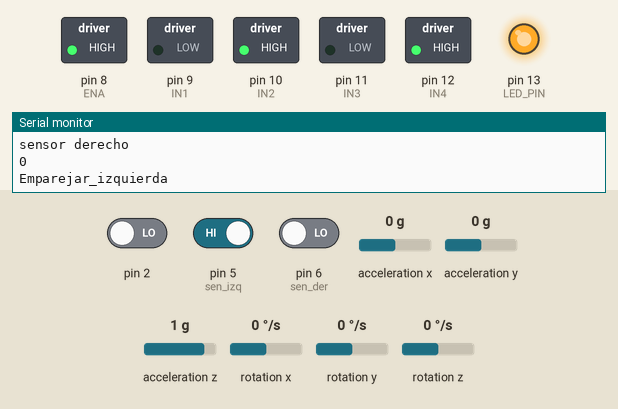
This sketch was run on a simulated Arduino Uno, built with avr-gcc and run on an emulated ATmega328P. Shown: switched loads named in the sketch (green lamp = pin HIGH), output pins drawn as LEDs (lit = HIGH), the last lines printed to the serial monitor. Dashed ring = blinking. Inputs (shaded band) come from the test bench; at power-on: pin 5 (sen_izq) HIGH, pin 6 (sen_der) LOW, pin 2 LOW, acceleration x 0 g, acceleration y 0 g, acceleration z 1 g, rotation x 0 °/s, rotation y 0 °/s, rotation z 0 °/s. The sensor or clock chip raises its interrupt line as the real part does.

Above: at 4.78 s.
4.8 s: pin 5 (sen_izq) driven LOW
At 5.8 s:
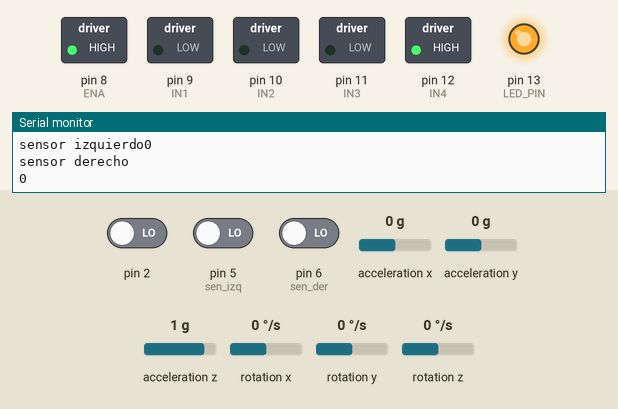
6.3 s: pin 6 (sen_der) driven HIGH
At 6.88 s:
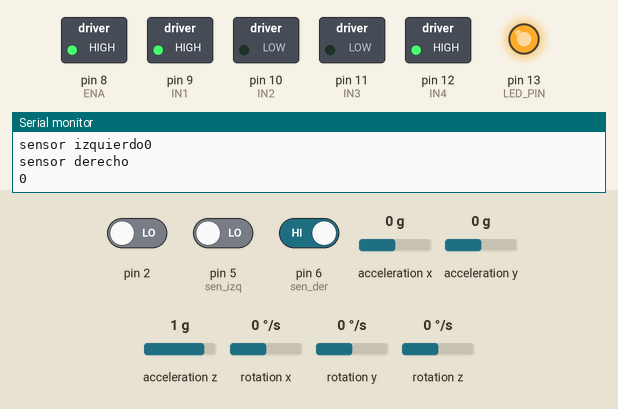
9.8 s: pin 5 (sen_izq) driven HIGH
At 11.1 s:
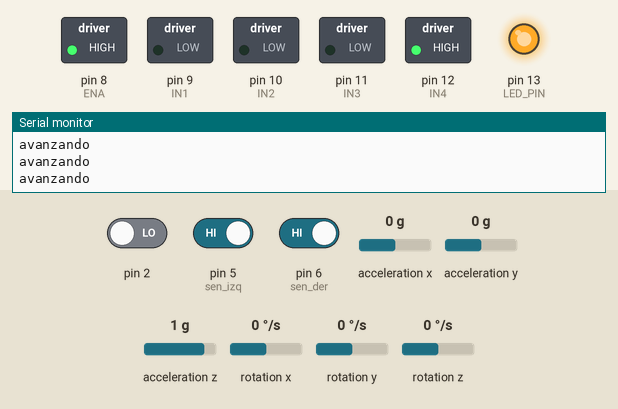
11.8 s: pin 6 (sen_der) driven LOW
At 12.2 s:
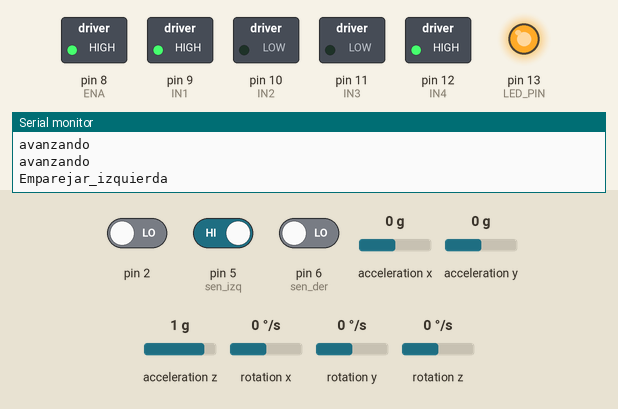
15.3 s: pin 2 driven HIGH and pin 6 (sen_der) driven HIGH
At 16.4 s:
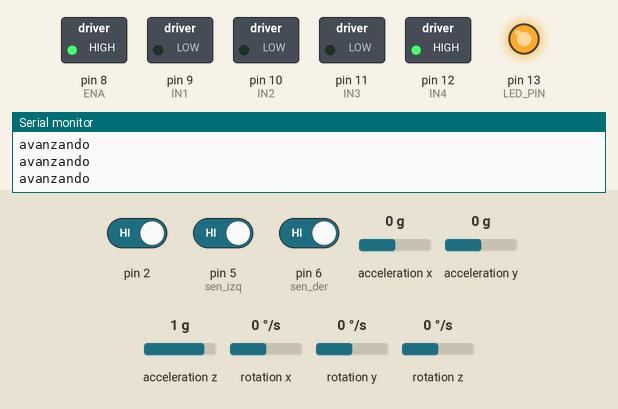
Timing chart, 0 to 18.3 s (numbered marks = the images above; inputs shaded):
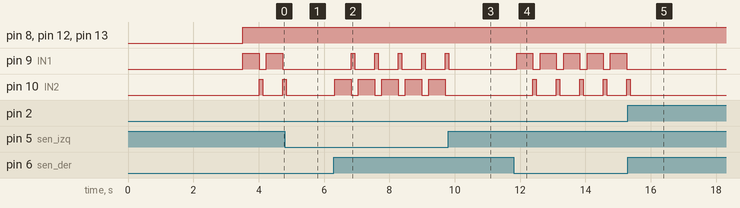

The sketch:

auxiliar_robot_final.ino
```cpp
 /*
    EXPO ROBOTICA UBB 2017
    MATIAS VIDAL GUTIERREZ , CLAUDIO MORALES GUTIERREZ
    IECI
    */
//GIROSCOPIO

#include "I2Cdev.h"
#include "MPU6050_6Axis_MotionApps20.h"
#if I2CDEV_IMPLEMENTATION == I2CDEV_ARDUINO_WIRE
#include "Wire.h"
#endif
MPU6050 mpu;
#define OUTPUT_READABLE_YAWPITCHROLL
#define LED_PIN 13
bool blinkState = false;

// MPU control/status vars
bool dmpReady = false;  // set true if DMP init was successful
uint8_t mpuIntStatus;   // holds actual interrupt status byte from MPU
uint8_t devStatus;      // return status after each device operation (0 = success, !0 = error)
uint16_t packetSize;    // expected DMP packet size (default is 42 bytes)
uint16_t fifoCount;     // count of all bytes currently in FIFO
uint8_t fifoBuffer[64]; // FIFO storage buffer

// orientation/motion vars
Quaternion q;           // [w, x, y, z]         quaternion container
VectorInt16 aa;         // [x, y, z]            accel sensor measurements
VectorInt16 aaReal;     // [x, y, z]            gravity-free accel sensor measurements
VectorInt16 aaWorld;    // [x, y, z]            meddida del aclerome
VectorFloat gravity;    // [x, y, z]            gravedad
float euler[3];         // [psi, theta, phi]    angulo de euler
float ypr[3];           // [yaw, pitch, roll]   yaw/pitch/roll container and gravity vector
uint8_t teapotPacket[14] = { '$', 0x02, 0, 0, 0, 0, 0, 0, 0, 0, 0x00, 0x00, '\r', '\n' };
int estado = 0;
int a = 0;
int b = 0;
//RUTINA DE DETECCION DE LA INTERRUPCION
volatile bool mpuInterrupt = false;
void dmpDataReady() {
  mpuInterrupt = true;
}
//FIN GIROSCOPIO

  //byte tipo dato de 0-255
  byte sen_izq = 5; // sensor de la izquierda
  byte sen_der = 6; // sensor de la derecha
  byte sen_tras=7;

  byte velocidad_maxima = 255;
  byte velocidad_media = 200;
  byte velocidad_minima = 100;

  /* INPUTS DE PLACA L298D*/

  //Motor delantero A
  byte ENA = 8;
  byte IN1 = 9;
  byte IN2 = 10;

  //Motor B Trasero
  byte ENB = 13;
  byte IN3 = 11;
  byte IN4 = 12;

  //--SENTIDO DE GIRO--//
  byte sentido_giro;

  byte contacto; //contador de la pista cuando dobla memorizando pista

  int sensor_izquierdo;
  int sensor_derecho;
  int sensor_trasero;

  byte inclinacion_actual;

  byte aux_inclinacion;
  byte aux_giro;


  int pista;

  int tiempo_enderezar = 1000;


  void setup() {

    Serial.begin(9600);
    configuracion_giroscopio();


    delay(3000);
    pinMode(sen_izq, INPUT);  // sensor inicia como entrada
    pinMode(sen_der, INPUT);  // snesor inicia como entrada

    /*MOTOR DELANTERO*/
    pinMode(ENA, OUTPUT);
    pinMode (IN1, OUTPUT);    // Input1 conectada al pin _
    pinMode (IN2, OUTPUT);    // Input2 conectada al pin _

    /*MOTOR DELANTERO*/
    pinMode(ENB, OUTPUT);
    pinMode (IN3, OUTPUT);    // Input3 conectada al pin _
    pinMode (IN4, OUTPUT);    // Input4 conectada al pin _

    sentido_giro = 1; // cambiar segun el boton

    pista = 1;

    contacto=0;


  }

  void loop() {
    Serial.println(inclinacion());
    sensor_izquierdo=digitalRead(sen_izq);
    sensor_derecho=digitalRead(sen_der);

    Serial.print("sensor izquierdo");
    Serial.println(sensor_izquierdo);

    Serial.println("sensor derecho");
    Serial.println(sensor_derecho);
    while((digitalRead(sen_izq) == pista) && (digitalRead(sen_der) == pista) ) {

      if(inclinacion()==-1){
        aux_inclinacion=1;
        analogWrite(ENB, velocidad_maxima);
      }else if(inclinacion()==-1){
          aux_inclinacion=0;
      }

      Serial.println("avanzando");
      avanzar();
    }

      //Detecta el sensor de pistaa derecha
      if ((digitalRead(sen_izq) == pista)  && (digitalRead(sen_der) != pista) ) {
        //Giro a la izquierda
        if(aux_inclinacion==0){
          analogWrite(ENB, velocidad_media);
          emparejar_izquierda();
          delay(100);
        }

      }

      // Detecta la pistaa I zquierda
      if ((digitalRead(sen_izq) != pista) && (digitalRead(sen_der) == pista)) {
        //Giro a la Derecha
        if(aux_inclinacion==0){
          analogWrite(ENB, velocidad_media);
          emparejar_derecha();
          delay(100);
        }

      }


      if ((sensor_izquierdo != pista) || (sensor_derecho != pista)) {
        //ver el sentido de giro con un boton
        if(aux_inclinacion==1){
          if (sentido_giro == 1) {
            Serial.println("giro derecha");
            giro_der();
            } else if (sentido_giro == 0) {
              Serial.println("giro izquierda");
              giro_izq();
            }
          }
        }
  }

      void detener() {
        digitalWrite (IN1, LOW);
        digitalWrite (IN2, LOW);

        digitalWrite (IN3, LOW);
        digitalWrite (IN4, LOW);

      }

      void avanzar() {
        digitalWrite (IN3, LOW);
        digitalWrite (IN4, HIGH);

        delay(200);
      }

  //trda : tiempo ruedas delanteras atras
  //trta : tiempo ruedas traseras atras
  //trdd : tiempo ruedas delanteras delante
  void giro_der() {
         //Motor trasero sigue su rumbo

    //Motor trasero sigue su rumbo
    //Motor delantero a un lado

    digitalWrite (IN1, HIGH);
    digitalWrite (IN2, LOW);
    analogWrite(ENA, velocidad_maxima);

    // motor trasero atras
    analogWrite(ENB, velocidad_media);
    digitalWrite (IN3, HIGH);
    digitalWrite (IN4, LOW);

    delay(1100);

    //Dobla al sentido contrario hacia delante


    digitalWrite (IN3, LOW);
    digitalWrite (IN4, HIGH);


    digitalWrite (IN1, LOW);
    digitalWrite (IN2, HIGH);

    delay(1200);

    digitalWrite (IN1, HIGH);
    digitalWrite (IN2, LOW);
    delayMicroseconds(8500);

    digitalWrite (IN1, LOW);
    digitalWrite (IN2, LOW);


  }

  void emparejar_derecha() {
    analogWrite(ENB, velocidad_media);
    analogWrite(ENA,velocidad_maxima);

    digitalWrite (IN3, LOW);
    digitalWrite (IN4, HIGH);

    digitalWrite (IN1, LOW);
    digitalWrite (IN2, HIGH);
    delay(500);

    digitalWrite(IN1, HIGH);
    digitalWrite(IN2, LOW);
    delay(100);

    digitalWrite(IN1, HIGH);
    digitalWrite(IN2, LOW);

    delayMicroseconds(8500);

    digitalWrite(IN1, LOW);
    digitalWrite(IN2, LOW);

    analogWrite(ENB, velocidad_maxima);


  }

  void giro_izq() {
         //Motor trasero sigue su rumbo

    //Motor trasero sigue su rumbo
    //Motor delantero a un lado

    analogWrite(ENB, velocidad_media);
    digitalWrite (IN3, HIGH);
    digitalWrite (IN4, LOW);


    digitalWrite (IN1, LOW);
    digitalWrite (IN2, HIGH);
    analogWrite(ENA, velocidad_maxima);

    // motor trasero atras

    delay(1100);

    //Dobla al sentido contrario hacia delante


    digitalWrite (IN3, LOW);
    digitalWrite (IN4, HIGH);


    digitalWrite (IN1, HIGH);
    digitalWrite (IN2, LOW);

    delay(1200);

    digitalWrite (IN1, LOW);
    digitalWrite (IN2, HIGH);
    delayMicroseconds(8500);

    digitalWrite (IN1, LOW);
    digitalWrite (IN2, LOW);


  }


  void emparejar_izquierda() {
    Serial.println("Emparejar_izquierda");
    analogWrite(ENB, velocidad_media);
    analogWrite(ENA,velocidad_maxima);

    digitalWrite (IN3, LOW);
    digitalWrite (IN4, HIGH);

    digitalWrite (IN1, HIGH);
    digitalWrite (IN2, LOW);
    delay(500);

    digitalWrite(IN1, LOW);
    digitalWrite(IN2, HIGH);
    delay(100);

    digitalWrite(IN1, LOW);
    digitalWrite(IN2, HIGH);

    delayMicroseconds(8500);

    digitalWrite(IN1, LOW);
    digitalWrite(IN2, LOW);

    analogWrite(ENB, velocidad_maxima);

  }

int inclinacion(){

  if (!dmpReady)
  return;

  while (!mpuInterrupt && fifoCount < packetSize) {

  }
  mpuInterrupt = false;
  mpuIntStatus = mpu.getIntStatus();
  fifoCount = mpu.getFIFOCount();
  if ((mpuIntStatus & 0x10) || fifoCount == 1024) {
    mpu.resetFIFO();
    }else if (mpuIntStatus & 0x02) {
      while (fifoCount < packetSize)
      fifoCount = mpu.getFIFOCount();
      mpu.getFIFOBytes(fifoBuffer, packetSize);
      fifoCount -= packetSize;
      #ifdef OUTPUT_READABLE_YAWPITCHROLL
      mpu.dmpGetQuaternion(&q, fifoBuffer);
      mpu.dmpGetGravity(&gravity, &q);
      mpu.dmpGetYawPitchRoll(ypr, &q, &gravity);
      #endif

      if ((ypr[1] * 180 / M_PI) > 10){
        estado = 1;
        a = 0;
        b = 1;
      return estado; //Serial.println(ypr[1] * 180/M_PI);
    }
    if ((ypr[1] * 180 / M_PI) < -10)
    {
      estado = -1;
      a = 0;
      b = -1;
      return estado; //Serial.println(ypr[1] * 180/M_PI);
    }
    a = b;
    if (-5 < (ypr[1] * 180 / M_PI) < 5)
    {
      estado = 0 + a;
      b = 0;
      return estado; //Serial.println(ypr[1] * 180/M_PI);
    }

  }
}


void configuracion_giroscopio(){
 #if I2CDEV_IMPLEMENTATION == I2CDEV_ARDUINO_WIRE
 Wire.begin();
 TWBR = 24;
 #elif I2CDEV_IMPLEMENTATION == I2CDEV_BUILTIN_FASTWIRE
 Fastwire::setup(400, true);
 #endif
 while (!Serial);
 devStatus = mpu.dmpInitialize();
 mpu.setXGyroOffset(220);
 mpu.setYGyroOffset(3);
 mpu.setZGyroOffset(-85);
 mpu.setZAccelOffset(1788);
 if (devStatus == 0) {

  mpu.setDMPEnabled(true);
  attachInterrupt(0, dmpDataReady, RISING);
  mpuIntStatus = mpu.getIntStatus();

  dmpReady = true;

  packetSize = mpu.dmpGetFIFOPacketSize();
}
pinMode(LED_PIN, OUTPUT);
}
```

Measured:
- after the input at 4.8 s, pin 9 (IN1): stops changing and stays LOW; pin 10 (IN2): goes on until 4.8 s, then stays LOW
- after the input at 6.3 s, pin 9 (IN1): alternates HIGH for 0.11 s and LOW for 0.61 s, starting after 0.53 s; pin 10 (IN2): alternates HIGH for 0.50 s and LOW for 0.22 s, starting at once
- after the input at 9.8 s, pin 9 (IN1): goes on until 9.8 s, then stays LOW; pin 10 (IN2): stops changing and stays LOW
- after the input at 11.8 s, pin 9 (IN1): alternates HIGH for 0.50 s and LOW for 0.22 s, starting after 0.09 s; pin 10 (IN2): alternates HIGH for 0.11 s and LOW for 0.61 s, starting after 0.59 s
- after the input at 15.3 s, pin 9 (IN1): stops changing and stays LOW; pin 10 (IN2): goes on until 15.4 s, then stays LOW
- by itself, pin 9 (IN1): alternates HIGH for 0.50 s and LOW for 0.22 s
